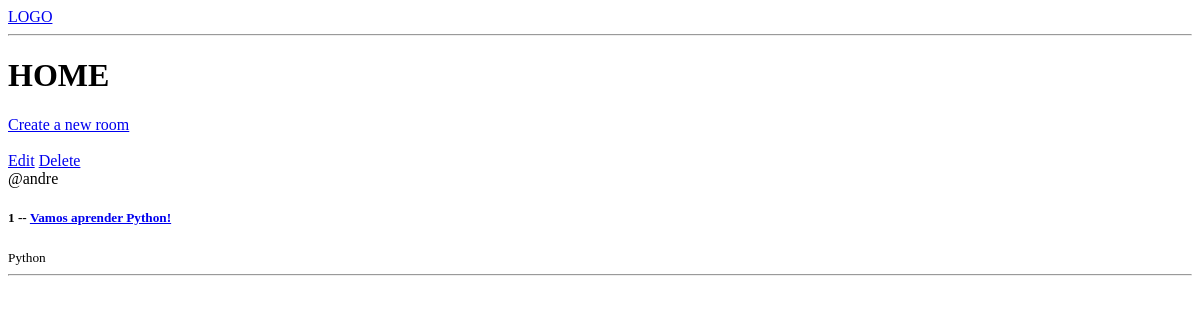
The app's page /, older data.
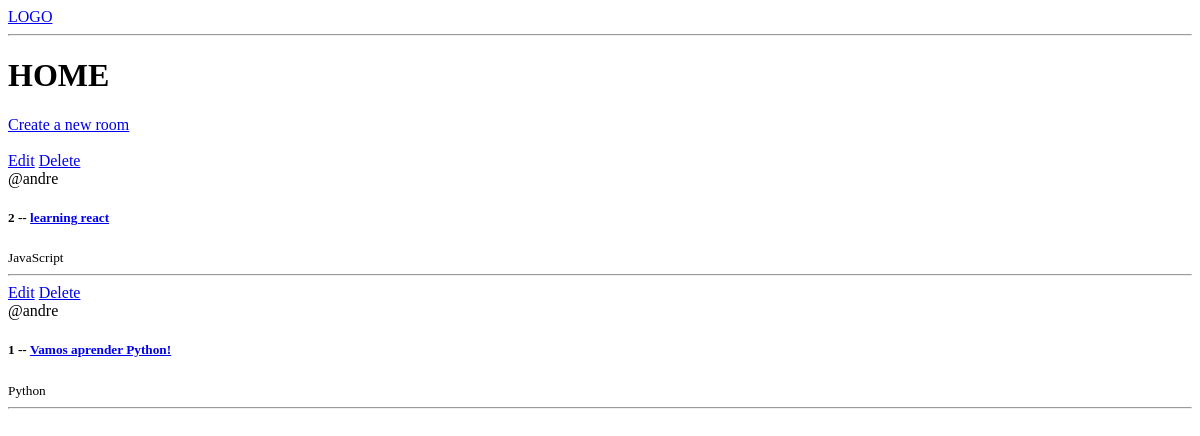
The same page, newer data.
### base/models.py (models this page shows, shortened)
class Room(models.Model):
    host = models.ForeignKey(User, on_delete=models.SET_NULL, null=True)
    topic = models.ForeignKey(Topic, on_delete=models.SET_NULL, null=True)
    name = models.CharField(max_length=200)
    description = models.TextField(null=True, blank=True)
    updated = models.DateTimeField(auto_now=True)
    created = models.DateField(auto_now_add=True)
    class Meta:
        ordering = ['-updated', '-created']

class Topic(models.Model):
    name = models.CharField(max_length=200)

### base/views.py (the view)
# urls.py: path('', views.home, name="home"),
def home(request):
    rooms = Room.objects.all()
    context = {'rooms': rooms}
    return render(request, "base/home.html", context)

### base/templates/base/home.html
{% extends 'main.html' %}
{% block content %}
<h1>HOME</h1>
<a href="{% url 'create-room' %}">Create a new room</a>
<br>
<br>
<div>
    {% for room in rooms %}
    <a href="{% url 'update-room' room.id%}">Edit</a>
    <a href="{% url 'delete-room' room.id%}">Delete</a>
    <br>
    <span>@{{room.host.username}}</span>
    <h5>{{room.id}} -- <a href="{% url 'room' room.id%}">{{room.name}}</a></h5>
    <small>{{room.topic.name}}</small>
    <hr>
    {% endfor %}
</div>
{% endblock content%}

Row changes from the older to the newer data that the page shows:
added Room: host.username "andre", id "2", name "learning react", topic.name "JavaScript"
